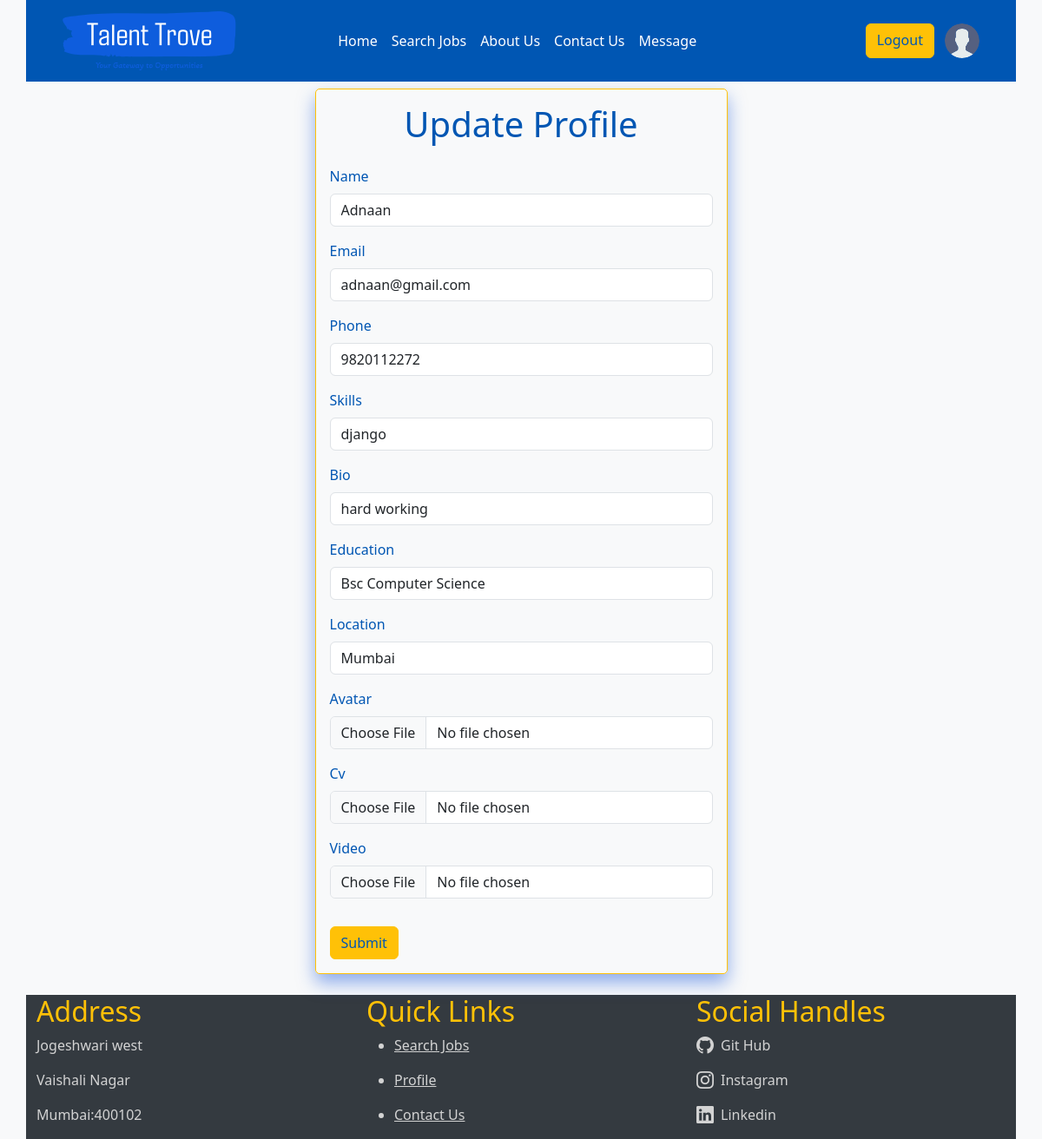
Page /update_profile/2/ (signed in) on the committed database.
### job_search/models.py (models this page shows, shortened)
class User(AbstractUser):
    username = None
    email = models.EmailField(unique=True)
    phone = models.CharField(max_length=12,null=True,blank=True)
    bio=models.TextField(null=True,blank=True)
    name = models.CharField(max_length=100,null=True,blank=True)
    cv = models.FileField(null=True,blank=True)
    avatar = models.ImageField(null=True,default='avatar.svg')
    skills = models.CharField(max_length=1000,null=True,blank=True)
    complaints = models.TextField(null=True,blank=True)
    experience = models.CharField(max_length=100, default='1 Years')
    education = models.CharField(max_length=100,null=True,blank=True)
    location = models.CharField(max_length=100,null=True,blank=True)
    about = models.CharField(max_length=1000,null=True,blank=True)
    video = models.FileField(null=True,blank=True)
    logo = models.ImageField(null=True,default='avatar.svg')
    organization = models.CharField(null=True,blank=True,max_length=100)
    is_employer = models.BooleanField(default=False)
    is_employee = models.BooleanField(default=False)
    USERNAME_FIELD = 'email'
    REQUIRED_FIELDS=[]
    objects = UserManager()

### job_search/views.py (the view)
# urls.py: path('update_profile/<int:pk>/',update_profile,name='update_profile'),
@login_required(login_url='loginPage')
def update_profile(request,pk):
    user = User.objects.get(id=pk)
    form = UserForm(instance=user)
    if request.method=='POST':
        form = UserForm(request.POST,request.FILES,instance=user)
        if form.is_valid():
            form.save()
            return redirect('home')
    context={'form':form}
    return render(request,'job_search/update_profile.html',context)

### job_search/forms.py
class UserForm(ModelForm):
    class Meta:
        model = User
        fields=[
            'name',
            'email',
            'phone',
            'skills',
            'bio',
            'education',
            'location',
            'avatar',
            'cv',
            'video',
        ]

### job_search/templates/job_search/update_profile.html (shortened to what this page needs)
{% extends 'main.html' %}
{% block content %}
<div class="mt-2 col-md-5 mx-auto p-3  update_form">
    <form method="POST" enctype="multipart/form-data" class="mx-auto">
        <h1 class="text-center mb-4 label">Update Profile</h1>
        {% for field in form %}
        <div class="mb-3">
            <label for="{{ field.id_for_label }}" class="form-label label">{{ field.label }}</label>
            {% if field.field.widget.input_type == 'textarea' %}
            <textarea name="{{ field.name }}" class="form-control custom-textarea" id="{{ field.id_for_label }}">{{ field.value }}</textarea>
            {% else %}
            <input type="{{ field.field.widget.input_type }}" name="{{ field.name }}" class="form-control custom-input" id="{{ field.id_for_label }}" {% if field.field.required %}required{% endif %} value="{{ field.value }}">
            {% endif %}
        </div>
        {% endfor %}
        <a href=""><button type="submit"  class="btn btn-primary mt-3">Submit</button></a>
    </form>
</div>
{% endblock %}

### templates/navbar.html (shortened to what this page needs)
<!DOCTYPE html>
<html lang="en">
<head>
    {% load static %}
</head>
<body>
    <div class="navbar1">
        <nav class="navbar navbar-expand-lg  head">
            <div class="container-fluid head">
                <div class="navbar-brand d-flex align-items-center head">
                    <img src="{% static 'images/logo.svg' %}" class="img-fluid" alt="Logo" width="30" height="24">
                </div>
                <div class="collapse navbar-collapse head" id="navbarNavAltMarkup">
                    <div class="navbar-nav mx-auto head">
                        <a class="nav-link nav-text" aria-current="page" href="{% url 'home' %}">Home</a>
                        <a class="nav-link nav-text" href="{% url 'job_listing' %}">Search Jobs</a>
                        <a class="nav-link nav-text" href="{% url 'about_us' %}">About Us</a>
                        <a class="nav-link nav-text" href="{% url 'contact' %}">Contact Us</a>
                        <a class="nav-link nav-text" href="{% url 'umessage' %}">Message</a>
                    </div>
                    <div class="navbar-nav ms-auto head">
                        {% if request.user.is_authenticated %}
                            <a href="{% url 'loginPage' %}" class="btn btn-primary me-2">Logout</a>
                            <a href="{% url 'profile' %}">
                                <img src="{{ request.user.avatar.url }}" alt="Profile Image" class="profile-image ms-1">
                            </a>
                        {% else %}
                            <a href="{% url 'loginPage' %}" class="btn btn-primary me-2">Login</a>
                            <a href="{% url 'loginPage' %}">
                                <img src="/static/images/avatar.svg" alt="Profile Image" class="profile-image ms-1">
                            </a>
                        {% endif %}
                    </div>
                </div>
            </div>
        </nav>
    </div>
</body>
</html>

### templates/main.html (style rules this page uses)
body { background-color: #F8F9FA ; }
img { width: 200px; height: 200px; object-fit: cover; }

### templates/navbar.html (style rules this page uses)
.navbar1 { background-color: #0056B3; }
.navbar-nav .nav-link { color: #FFFFFF; font-weight: 500; padding: 0 15px; transition: color 0.3s; }
.head { background-color: #0056B3; }
.profile-image { border-radius: 50%; width: 40px; height: 40px; margin-left: 10px; }
.btn-primary { background-color: #FFC107; border-color: #FFC107; color: #0056B3; }
.container-fluid { padding: 0 30px; }

### job_search/templates/job_search/update_profile.html (style rules this page uses)
.label { color: #0056B3; }
.update_form { border: 1.5px solid #FFC107; box-shadow: 0 10px 20px rgba(36, 95, 221, 0.5); border-radius: 5px; }

### rows in the picture
User: user.avatar (placeholder picture)
User: name "Adnaan" "adnaan@gmail.com" "9820112272" "django" "hard working" "Bsc Computer Science" "Mumbai"

### other values in the picture
{{ field.label }} "Name" "Email" "Phone" "Skills" "Bio" "Education" "Location" "Avatar" "Cv" "Video"
